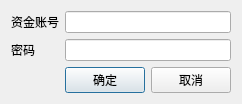
<?xml version="1.0" encoding="UTF-8"?>
<ui version="4.0">
 <class>logindlg</class>
 <widget class="QDialog" name="logindlg">
  <property name="geometry">
   <rect>
    <x>0</x>
    <y>0</y>
    <width>240</width>
    <height>93</height>
   </rect>
  </property>
  <property name="sizePolicy">
   <sizepolicy hsizetype="Fixed" vsizetype="Fixed">
    <horstretch>0</horstretch>
    <verstretch>0</verstretch>
   </sizepolicy>
  </property>
  <property name="windowTitle">
   <string>登陆</string>
  </property>
  <property name="sizeGripEnabled">
   <bool>false</bool>
  </property>
  <layout class="QGridLayout" name="gridLayout">
   <item row="0" column="0">
    <widget class="QLabel" name="label_3">
     <property name="text">
      <string>资金账号</string>
     </property>
    </widget>
   </item>
   <item row="0" column="1" colspan="2">
    <widget class="QLineEdit" name="account"/>
   </item>
   <item row="1" column="0">
    <widget class="QLabel" name="label_4">
     <property name="text">
      <string>密码</string>
     </property>
    </widget>
   </item>
   <item row="1" column="1" colspan="2">
    <widget class="QLineEdit" name="passwd">
     <property name="echoMode">
      <enum>QLineEdit::Password</enum>
     </property>
    </widget>
   </item>
   <item row="2" column="0">
    <spacer name="horizontalSpacer">
     <property name="orientation">
      <enum>Qt::Horizontal</enum>
     </property>
     <property name="sizeHint" stdset="0">
      <size>
       <width>58</width>
       <height>20</height>
      </size>
     </property>
    </spacer>
   </item>
   <item row="2" column="1">
    <widget class="QPushButton" name="ok">
     <property name="text">
      <string>确定</string>
     </property>
    </widget>
   </item>
   <item row="2" column="2">
    <widget class="QPushButton" name="cancel">
     <property name="text">
      <string>取消</string>
     </property>
    </widget>
   </item>
  </layout>
 </widget>
 <resources/>
 <connections/>
</ui>
